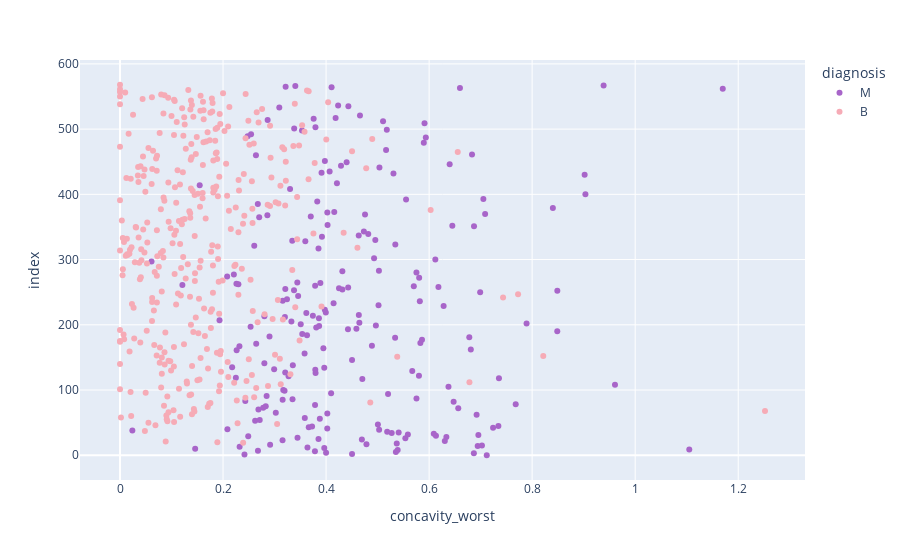

Notebook code for this chart:
### Code cell
px.scatter(data_frame=df,x='concavity_worst',color='diagnosis',color_discrete_sequence=['#A865C9','#f6abb6'])

### Figure 1 — Plotly figure (JSON) as saved in the notebook; plotly's stock layout.template omitted (floating-point values rounded to 4 significant figures; data arrays with more than 128 entries replaced by an {"elided": "..."} marker saying what was removed)
{"data": [{"hovertemplate": "diagnosis=M<br>concavity_worst=%{x}<br>index=%{y}<extra></extra>", "legendgroup": "M", "marker": {"color": "#A865C9", "symbol": "circle"}, "mode": "markers", "name": "M", "orientation": "h", "showlegend": true, "type": "scatter", "x": {"elided": "212 float values"}, "xaxis": "x", "y": {"elided": "212 int values"}, "yaxis": "y"}, {"hovertemplate": "diagnosis=B<br>concavity_worst=%{x}<br>index=%{y}<extra></extra>", "legendgroup": "B", "marker": {"color": "#f6abb6", "symbol": "circle"}, "mode": "markers", "name": "B", "orientation": "h", "showlegend": true, "type": "scatter", "x": {"elided": "357 float values"}, "xaxis": "x", "y": {"elided": "357 int values"}, "yaxis": "y"}], "layout": {"legend": {"title": {"text": "diagnosis"}, "tracegroupgap": 0}, "margin": {"t": 60}, "xaxis": {"anchor": "y", "domain": [0, 1], "title": {"text": "concavity_worst"}}, "yaxis": {"anchor": "x", "domain": [0, 1], "title": {"text": "index"}}}}
